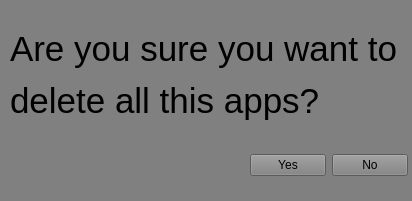
<?xml version="1.0" encoding="UTF-8"?>
<ui version="4.0">
 <class>Form</class>
 <widget class="QWidget" name="Form">
  <property name="geometry">
   <rect>
    <x>0</x>
    <y>0</y>
    <width>412</width>
    <height>201</height>
   </rect>
  </property>
  <property name="minimumSize">
   <size>
    <width>100</width>
    <height>100</height>
   </size>
  </property>
  <property name="windowTitle">
   <string>Form</string>
  </property>
  <property name="styleSheet">
   <string notr="true">background: gray;</string>
  </property>
  <widget class="QLabel" name="label">
   <property name="geometry">
    <rect>
     <x>10</x>
     <y>20</y>
     <width>401</width>
     <height>111</height>
    </rect>
   </property>
   <property name="minimumSize">
    <size>
     <width>131</width>
     <height>0</height>
    </size>
   </property>
   <property name="styleSheet">
    <string notr="true">/*background-color: black;*/
font-size: 50px;
</string>
   </property>
   <property name="text">
    <string>&lt;html&gt;&lt;head/&gt;&lt;body&gt;&lt;p&gt;&lt;span style=&quot; font-size:26pt;&quot;&gt;Are you sure you want to&lt;/span&gt;&lt;/p&gt;&lt;p&gt;&lt;span style=&quot; font-size:26pt;&quot;&gt; delete all this apps?&lt;/span&gt;&lt;/p&gt;&lt;/body&gt;&lt;/html&gt;</string>
   </property>
  </widget>
  <widget class="QWidget" name="horizontalLayoutWidget">
   <property name="geometry">
    <rect>
     <x>250</x>
     <y>130</y>
     <width>158</width>
     <height>71</height>
    </rect>
   </property>
   <layout class="QHBoxLayout" name="horizontalLayout">
    <item>
     <widget class="QPushButton" name="pushButton">
      <property name="text">
       <string>Yes</string>
      </property>
     </widget>
    </item>
    <item>
     <widget class="QPushButton" name="pushButton_2">
      <property name="text">
       <string>No</string>
      </property>
     </widget>
    </item>
   </layout>
  </widget>
 </widget>
 <resources/>
 <connections>
  <connection>
   <sender>pushButton_2</sender>
   <signal>clicked()</signal>
   <receiver>Form</receiver>
   <slot>close()</slot>
   <hints>
    <hint type="sourcelabel">
     <x>380</x>
     <y>155</y>
    </hint>
    <hint type="destinationlabel">
     <x>328</x>
     <y>197</y>
    </hint>
   </hints>
  </connection>
 </connections>
</ui>
